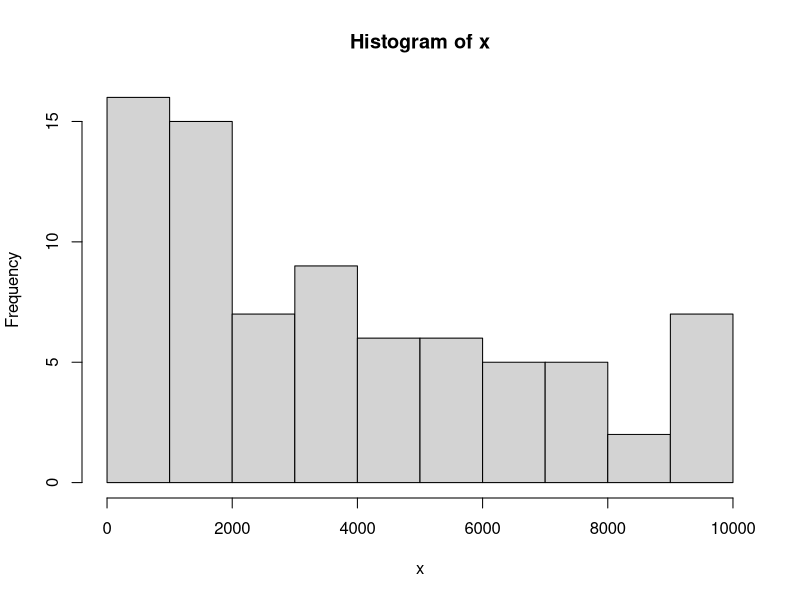
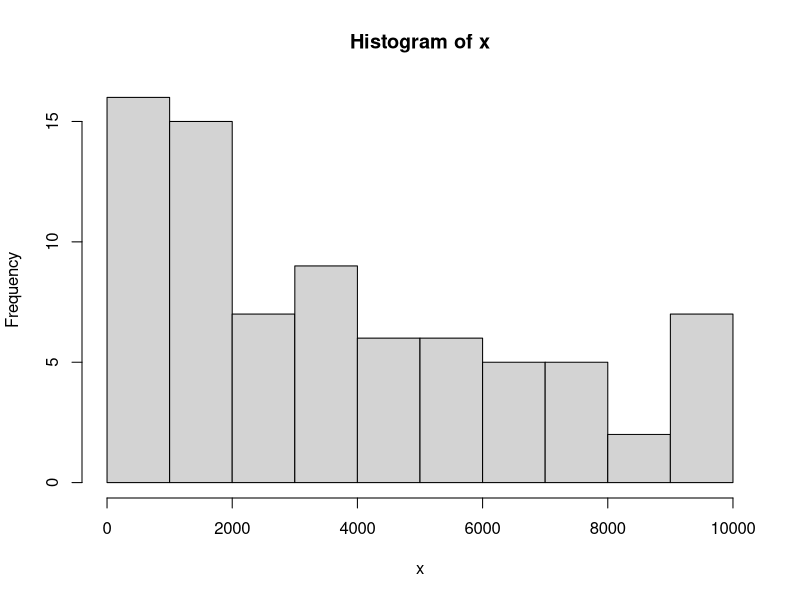

The R script that drew these images, in order: (Note: this script raises an error after producing the figures.)
library(readxl)
library(MASS)

setwd("~/Programming/DataScience")

x <- read_excel("Amerika/cv7/P0521b.xlsx")
x <- as.numeric(unlist(x))

plot(hist(x))

# creare vector of 79 zeros and 1 last 1
cens <- c(rep(0, 79), 1)
freq <- c(rep(1, 79), 21)
val <- 0.05 # hladina vyznamnosti
# creare vector of zeros
fit <- fitdistr(x, "exponential" , val, cens, freq)
shape <- fit$estimate[1]
scale <- fit$estimate[2]

# matlab:
# wblfit(x, 0.05, cens, freq)